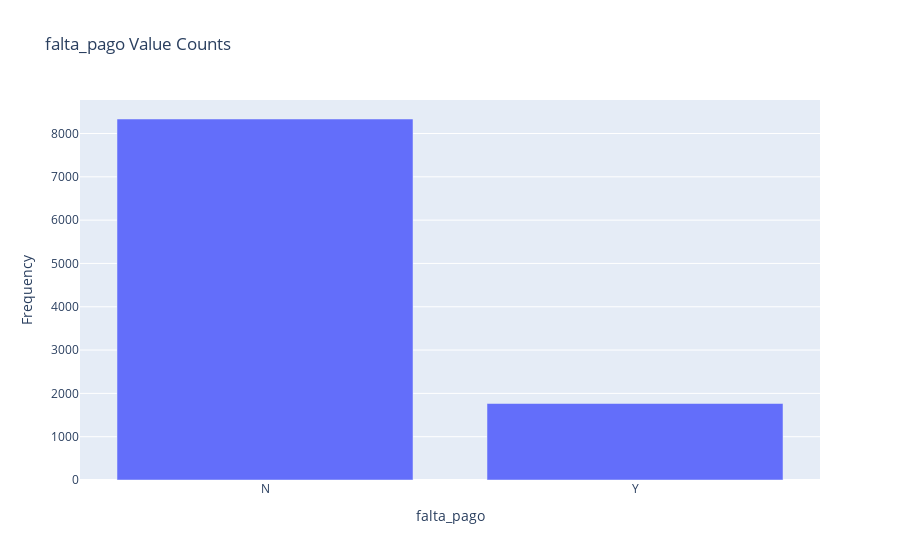

The cell this chart's notebook holds for it:
### Code cell
# DISCLAIMER: 'df' refers to the data you passed in when calling 'dtale.show'

import numpy as np
import pandas as pd
import plotly.graph_objs as go

if isinstance(df, (pd.DatetimeIndex, pd.MultiIndex)):
	df = df.to_frame(index=False)

# remove any pre-existing indices for ease of use in the D-Tale code, but this is not required
df = df.reset_index().drop('index', axis=1, errors='ignore')
df.columns = [str(c) for c in df.columns]  # update columns to strings in case they are numbers

s = df[~pd.isnull(df['falta_pago'])]['falta_pago']
chart = pd.value_counts(s).to_frame(name='data')
chart['percent'] = (chart['data'] / chart['data'].sum()) * 100
chart.index.name = 'labels'
chart = chart.reset_index().sort_values(['data', 'labels'], ascending=[False, True])
chart = chart[:100]
charts = [go.Bar(x=chart['labels'].values, y=chart['data'].values, name='Frequency')]
figure = go.Figure(data=charts, layout=go.Layout({
    'barmode': 'group',
    'legend': {'orientation': 'h'},
    'title': {'text': 'falta_pago Value Counts'},
    'xaxis': {'title': {'text': 'falta_pago'}},
    'yaxis': {'title': {'text': 'Frequency'}}
}))


figure

# If you're having trouble viewing your chart in your notebook try passing your 'chart' into this snippet:
#
# from plotly.offline import iplot, init_notebook_mode
#
# init_notebook_mode(connected=True)
# for chart in charts:
#     chart.pop('id', None) # for some reason iplot does not like 'id'
# iplot(figure)

### Figure 1 — Plotly figure (JSON) as saved in the notebook; plotly's stock layout.template omitted (floating-point values rounded to 4 significant figures)
{"data": [{"name": "Frequency", "type": "bar", "x": ["N", "Y"], "y": [8335, 1766]}], "layout": {"barmode": "group", "legend": {"orientation": "h"}, "title": {"text": "falta_pago Value Counts"}, "xaxis": {"title": {"text": "falta_pago"}}, "yaxis": {"title": {"text": "Frequency"}}}}
